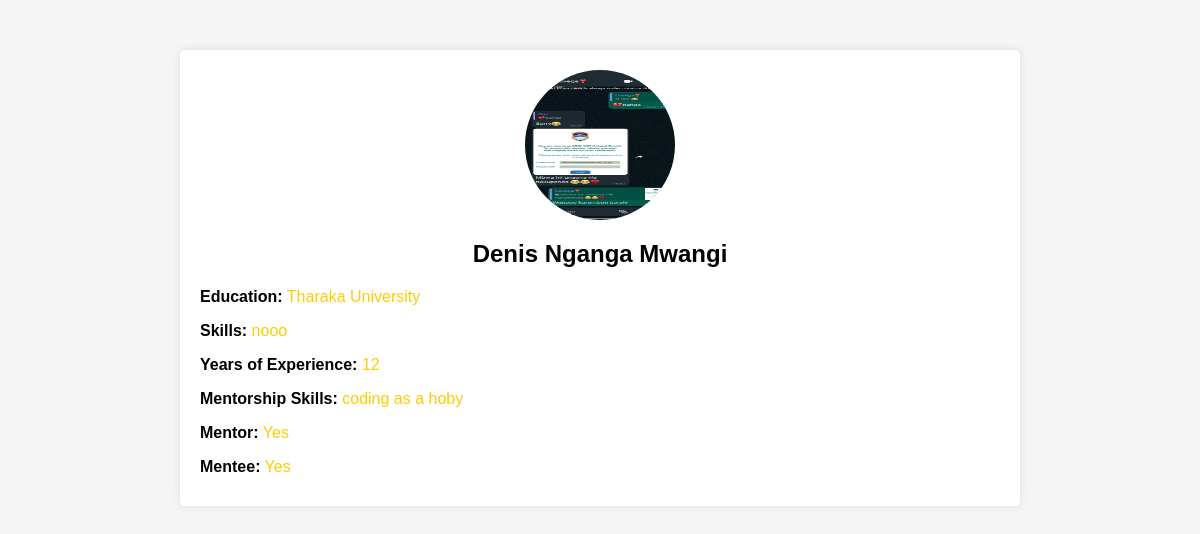
/profile/ (signed in), run on the app's committed database.
### authentication/models.py (models this page shows, shortened)
class Profile(models.Model):
    user=models.ForeignKey(User,on_delete=models.CASCADE)
    profile_picture=models.ImageField(upload_to='profile_pics', null=True,blank=True)
    full_name=models.CharField(max_length=100)
    is_mentor=models.BooleanField(default=False)
    is_mentee=models.BooleanField(default=False)
    education=models.CharField(max_length=100)
    skills=models.TextField()
    years_of_experience=models.PositiveIntegerField(default=0)
    mentorship_skills=models.CharField(max_length=100)

### authentication/views.py (the view)
# urls.py: path('profile/', Show_profile, name='profile'),
def Show_profile(request):
    profiles = Profile.objects.get(user=request.user)
    return render(request,'profile.html',{'profiles':profiles})

### templates/profile.html (shortened to what this page needs)
{%load static%}
<!DOCTYPE html>
<html lang="en">
<head>
    <link rel="stylesheet" type="text/css" href="{% static 'css/profile.css' %}">
</head>
<body>
    <div class="profile-container">
        <div class="profile-picture">
            <div class="profile-picture">
                {% if profiles.profile_picture %}
                    <img src="{{ profiles.profile_picture.url }}" alt="Profile Picture">
                {% else %}
                    <p>No profile picture available</p>
                {% endif %}
        </div>
        <div class="profile-details">
            <h1>{{ profiles.full_name }}</h1>
            <p><strong>Education:</strong> {{ profiles.education }}</p>
            <p><strong>Skills:</strong> {{ profiles.skills }}</p>
            <p><strong>Years of Experience:</strong> {{ profiles.years_of_experience }}</p>
            <p><strong>Mentorship Skills:</strong> {{ profiles.mentorship_skills }}</p>
            <p><strong>Mentor:</strong> {% if profiles.is_mentor %} Yes {% else %} No {% endif %}</p>
            <p><strong>Mentee:</strong> {% if profiles.is_mentee %} Yes {% else %} No {% endif %}</p>
        </div>
    </div>
</body>
</html>

### static/css/profile.css (style rules this page uses)
body { font-family: Arial, sans-serif; margin: 0; padding: 0; background-size: cover; background-position: center; background-attachment: fixed; background-color: whitesmoke; }
.profile-container { max-width: 800px; margin: 50px auto; background-color: white; border-radius: 5px; box-shadow: 0 0 10px rgba(0, 0, 0, 0.1); padding: 20px; }
.profile-picture img { width: 150px; height: 150px; border-radius: 50%; margin-bottom: 20px; display: block; margin-left: auto; margin-right: auto; }
.profile-details h1 { font-size: 24px; color: black; margin-bottom: 20px; text-align: center; }
.profile-details p { font-size: 16px; color: #ffcc00; margin-bottom: 10px; }
.profile-details strong { font-weight: bold; color: #000; }

### data on the page
Profile: profile_picture (picture), full_name "Denis Nganga Mwangi", education "Tharaka University", skills "nooo", years_of_experience "12", mentorship_skills "coding as a hoby"
